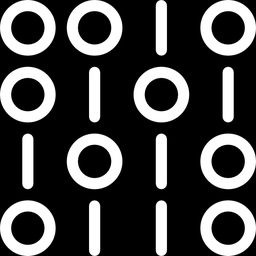
#> input picture 200-ImageDenoising/binary-icon-30.png, 256 x 256 px, shrunk from 500 x 500 before the run
$ python Denoising.py   (older library calls are emulated)
#> lines starting #> are read from the running program, lines starting #| are printed output that depends on the picture; after the words box and inside, x2 and y2 are one past the last pixel; in counts of white or black regions, pixels touching at a corner belong together
# -*- coding: utf-8 -*-
"""
Created on Fri Jun 02 12:28:58 2017

@author: ndoannguyen
"""

import matplotlib.pyplot as plt
import matplotlib.cm as cm
import numpy as np
from scipy import misc

probability = 0.1

def to_binary_image(image):
    """
        png to binary
    """
    binary_list = []
    for row in image:
        for pixel in row:
            binary_list.append(to_binary_pixel(pixel))
    return np.reshape(binary_list, (width, height))

def to_binary_pixel(pixel):
    """
        png pixel to binary
    """
    if (pixel[0] + pixel[1] + pixel[2]) > 128:
        return 1
    else:
        return 0

def generate_random_noise(width, height, probability):
    """
        Generate random noise
    """
    return np.random.binomial(1, probability, (width, height))

def predict_pixel(image, index):
    """
        Predict the value of a pixel based on the neighbors
    """
    width = len(image)
    height = len(image[0])
    neighbor_sum = image[index[0], index[1]]
    neighbor_count = 1
    if (index[0] > 0):
        neighbor_sum += image[index[0] - 1, index[1]]
        neighbor_count += 1
    if (index[0] < width - 1):
        neighbor_sum += image[index[0] + 1, index[1]]
        neighbor_count += 1
    if (index[1] > 0):
        neighbor_sum += image[index[0], index[1] - 1]
        neighbor_count += 1
    if (index[1] < height - 1):
        neighbor_sum += image[index[0], index[1] + 1]
        neighbor_count += 1
    if neighbor_sum > neighbor_count / 2.0:
        return 1
    else:
        return 0

def denoise_image(image):
    """
        Denoise
    """
    predicted_img = []
    width = len(image)
    height = len(image[0])
    for row_idx in range(width):
        for col_idx in range(height):
            predicted_img.append(predict_pixel(image, (row_idx, col_idx)))
    return np.reshape(predicted_img, (width, height))

#Read original picture
original_picture = misc.imread('binary-icon-30.png')
#> original_picture is the input picture: shape (256, 256, 4); mean R, G, B, A 70.7, 70.7, 70.7, 255
width = len(original_picture)
#> width = 256
height = len(original_picture[0])
#> height = 256

#Change to binary
binary_picture = to_binary_image(original_picture)
#> after the loop in to_binary_image, `for row in image:`: binary_list = 65536 items
#> in to_binary_image, `return np.reshape(binary_list, (width, height))`:
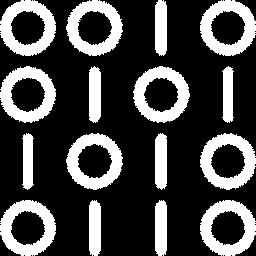
#> returned value: shape (256, 256) int64; values 0 (black) and 1 (white), 28% white; 16 white regions, largest, box (x1, y1, x2, y2) and area: (133, 66, 190, 123) 1571, (66, 133, 123, 190) 1571, (0, 0, 56, 56) 1570
plt.imsave('BinaryPicture.png', np.reshape(binary_picture, (width, height)), cmap=cm.gray)

#Make noise to the picture
noised_picture = (binary_picture + generate_random_noise(width, height, probability))%2
#> in generate_random_noise, `return np.random.binomial(1, probability, (width, height))`:
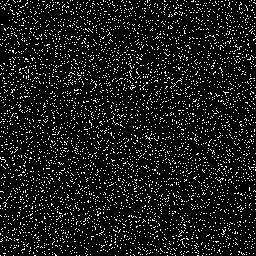
#> returned value: shape (256, 256) int64; values 0 (black) and 1 (white), 9.9% white in thin lines or dots
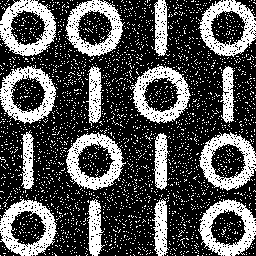
#> noised_picture: shape (256, 256) int64; values 0 (black) and 1 (white), 32.3% white; 2728 white regions (2712 under 20 px), largest, box (x1, y1, x2, y2) and area: (66, 132, 126, 190) 1485, (0, 0, 56, 56) 1477, (0, 199, 57, 256) 1474
plt.imsave('NoisedPicture.png', np.reshape(noised_picture, (width, height)), cmap=cm.gray)

#Denoise it
denoised_picture = denoise_image(noised_picture)
#> in denoise_image, `width = len(image)`: width = 256
#> the loop in denoise_image, `for row_idx in range(width):` made 256 passes
#> in denoise_image, `return np.reshape(predicted_img, (width, height))`:
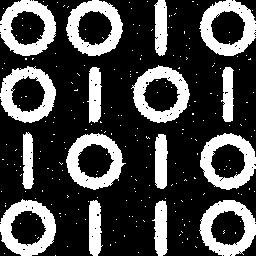
#> returned value: shape (256, 256) int64; values 0 (black) and 1 (white), 28.3% white; 241 white regions (225 under 20 px), largest, box (x1, y1, x2, y2) and area: (66, 133, 126, 190) 1584, (0, 199, 56, 256) 1575, (0, 0, 56, 56) 1568
plt.imsave('DenoisedPicture.png', np.reshape(denoised_picture, (width, height)), cmap=cm.gray)

#Denoise it one more time
denoised_picture_2 = denoise_image(denoised_picture)
#> in denoise_image (call 2), `return np.reshape(predicted_img, (width, height))`:
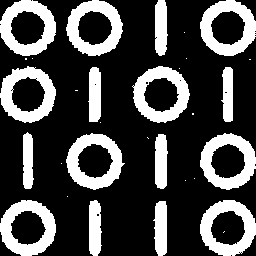
#> returned value: shape (256, 256) int64; values 0 (black) and 1 (white), 28% white; 31 white regions (15 under 20 px), largest, box (x1, y1, x2, y2) and area: (66, 133, 125, 190) 1588, (0, 200, 56, 256) 1585, (132, 66, 190, 123) 1581
plt.imsave('DenoisedPicture2.png', np.reshape(denoised_picture_2, (width, height)), cmap=cm.gray)
